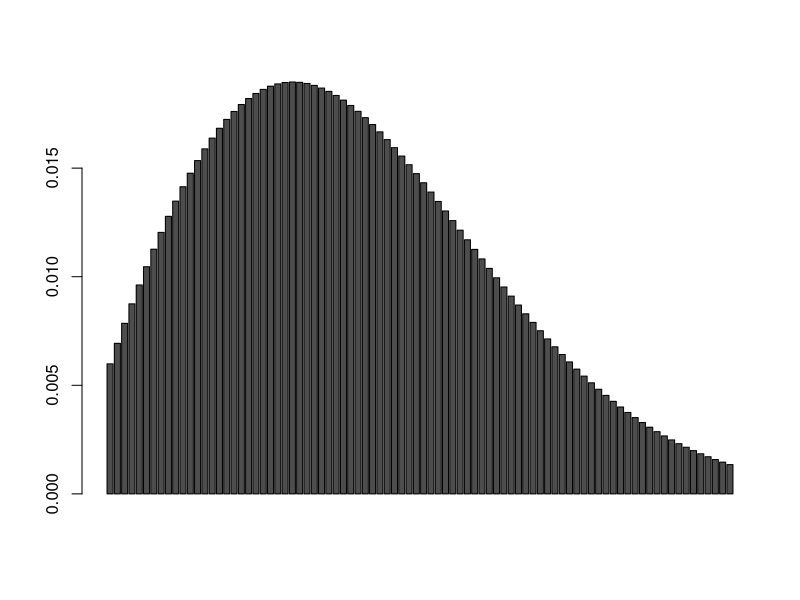

This figure's R source:
J <- 1:22
yrs <- c()
surv <- c()
for (j in J) {
  yrs <- c(yrs, max(1,j-3))
  prob <- (1 - 0.98*exp(-0.025*j))*(0.98^(j-1))*prod(exp(-0.025*yrs))
  surv <- c(surv, prob)
}
surv


J <- 50:(50 + (5*17))
games <- c()
surv <- c()
for (j in J) {
  game <- j - 49
  games <- c(games, game)
  prob <- (1 - 0.995*exp(-0.001*game))*(0.995^(game-1))*prod(exp(-0.001*games))
  surv <- c(surv, prob)
}
chart_data <- rbind(surv)
barplot(chart_data)
